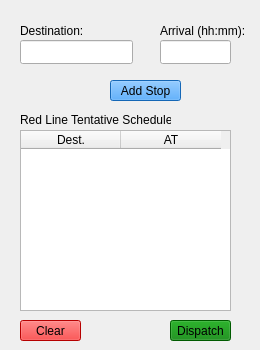
    <widget class="QWidget" name="redLinePage">
     <widget class="QPushButton" name="redClear">
      <property name="geometry">
       <rect>
        <x>20</x>
        <y>320</y>
        <width>61</width>
        <height>21</height>
       </rect>
      </property>
      <property name="styleSheet">
       <string notr="true">background-color: Red; color: Black</string>
      </property>
      <property name="text">
       <string>Clear</string>
      </property>
     </widget>
     <widget class="QPushButton" name="redDispatch">
      <property name="geometry">
       <rect>
        <x>170</x>
        <y>320</y>
        <width>61</width>
        <height>21</height>
       </rect>
      </property>
      <property name="styleSheet">
       <string notr="true">background-color: Green; color: Black</string>
      </property>
      <property name="text">
       <string>Dispatch</string>
      </property>
     </widget>
     <widget class="QLabel" name="arrivalLabel_4">
      <property name="geometry">
       <rect>
        <x>20</x>
        <y>110</y>
        <width>151</width>
        <height>20</height>
       </rect>
      </property>
      <property name="text">
       <string>Red Line Tentative Schedule:</string>
      </property>
     </widget>
     <widget class="QTableWidget" name="redTentSchedule">
      <property name="geometry">
       <rect>
        <x>20</x>
        <y>130</y>
        <width>211</width>
        <height>181</height>
       </rect>
      </property>
      <column>
       <property name="text">
        <string>Dest.</string>
       </property>
      </column>
      <column>
       <property name="text">
        <string>AT</string>
       </property>
      </column>
     </widget>
     <widget class="QLabel" name="blockLabel_8">
      <property name="geometry">
       <rect>
        <x>160</x>
        <y>20</y>
        <width>91</width>
        <height>21</height>
       </rect>
      </property>
      <property name="text">
       <string>Arrival (hh:mm):</string>
      </property>
     </widget>
     <widget class="QLabel" name="blockLabel_9">
      <property name="geometry">
       <rect>
        <x>20</x>
        <y>20</y>
        <width>81</width>
        <height>21</height>
       </rect>
      </property>
      <property name="text">
       <string>Destination:</string>
      </property>
     </widget>
     <widget class="QLineEdit" name="redDestination">
      <property name="geometry">
       <rect>
        <x>20</x>
        <y>40</y>
        <width>113</width>
        <height>24</height>
       </rect>
      </property>
     </widget>
     <widget class="QLineEdit" name="redTime">
      <property name="geometry">
       <rect>
        <x>160</x>
        <y>40</y>
        <width>71</width>
        <height>24</height>
       </rect>
      </property>
     </widget>
     <widget class="QPushButton" name="redAddStop">
      <property name="geometry">
       <rect>
        <x>110</x>
        <y>80</y>
        <width>71</width>
        <height>21</height>
       </rect>
      </property>
      <property name="styleSheet">
       <string notr="true">background-color: DodgerBlue; color: Black</string>
      </property>
      <property name="text">
       <string>Add Stop</string>
      </property>
     </widget>
    </widget>
